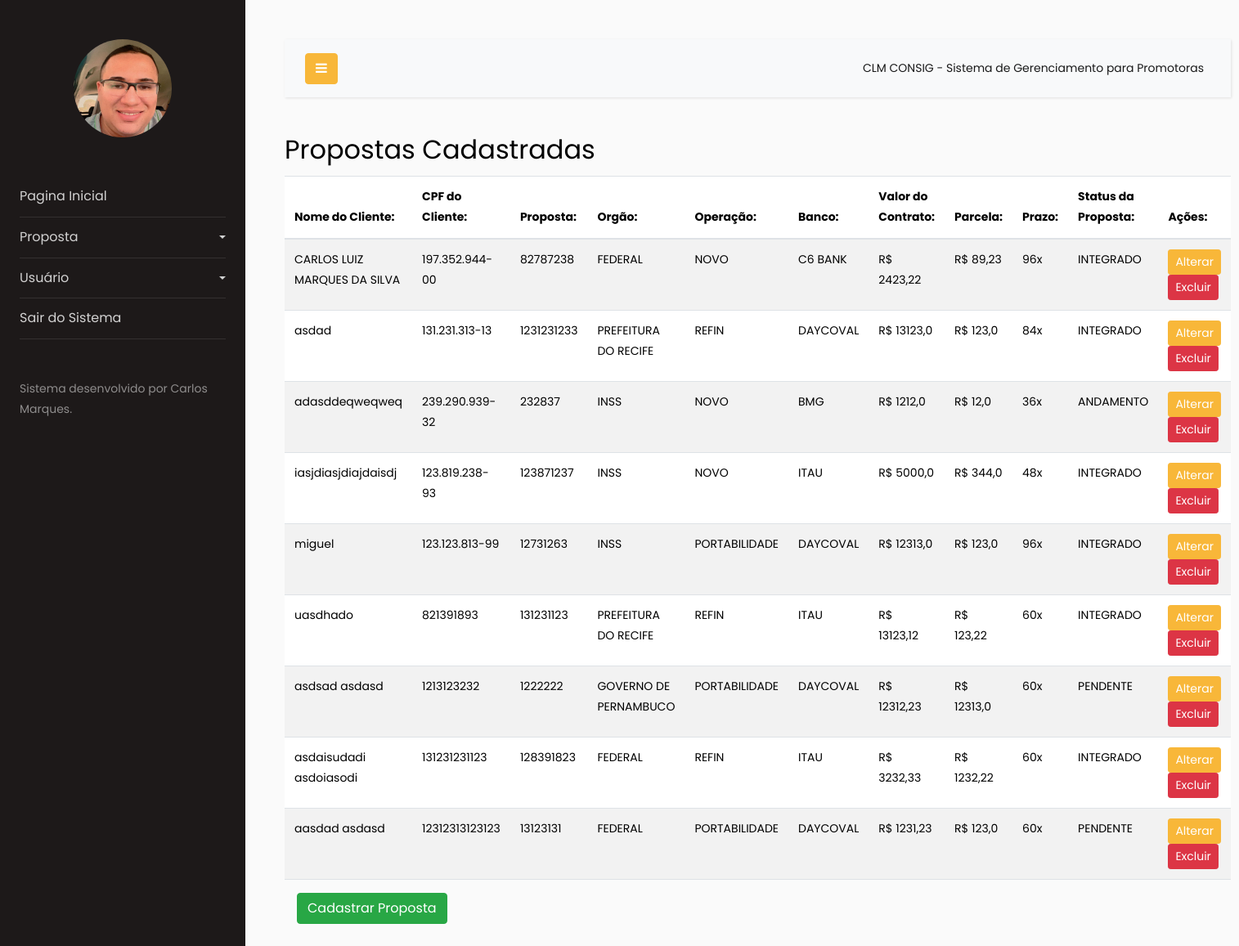
/consultar_proposta/, run on an earlier commit of the app's database.
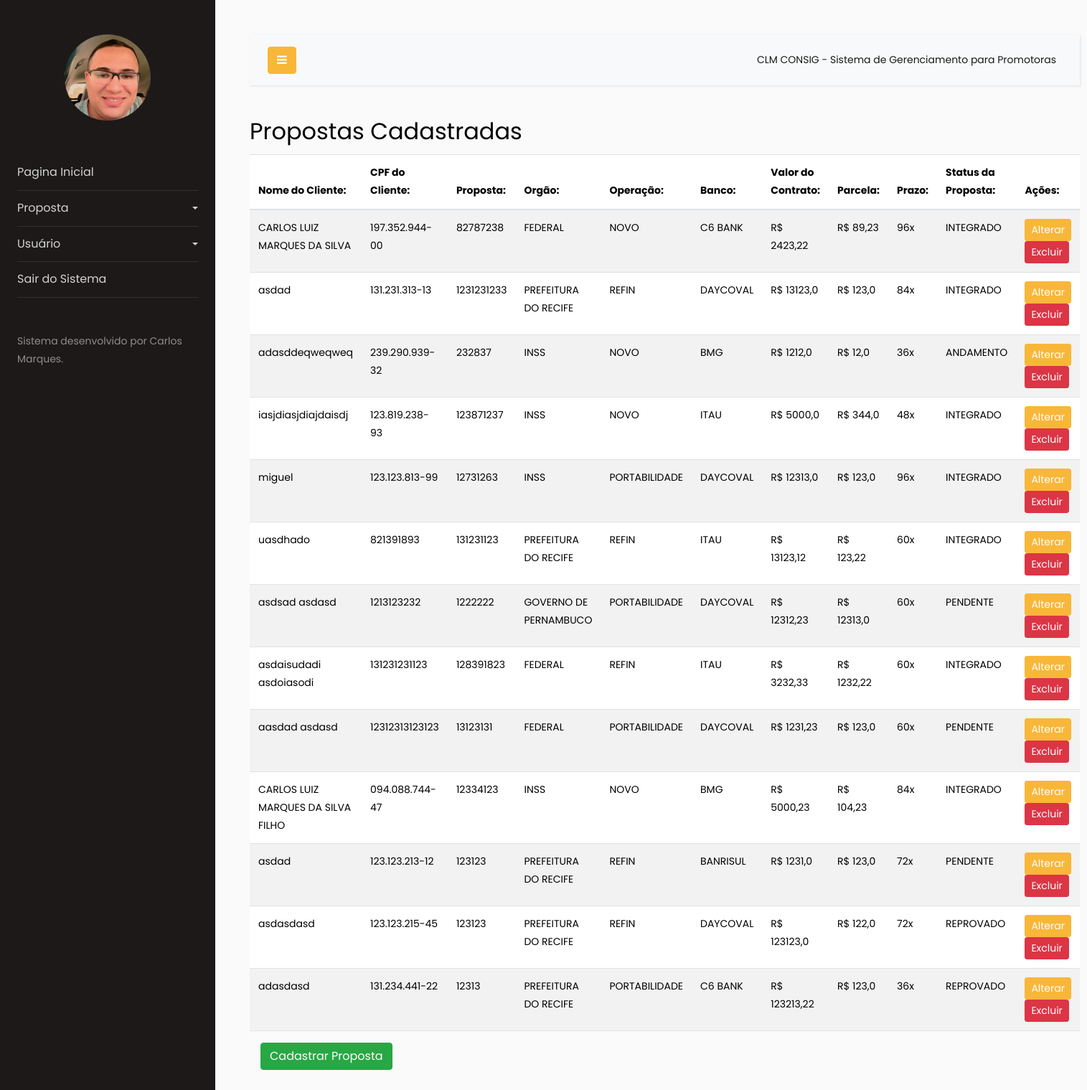
And on a later commit of the database.
### main/models.py (models this page shows, shortened)
class Proposta(models.Model):
    nome = models.CharField(max_length=255)
    cpf = models.CharField(max_length=11)
    proposta = models.CharField(max_length=255)
    ORGAO_CHOICES = [
        ("INSS", "INSS"),
        ("FEDERAL", "FEDERAL"),
        ("PREFEITURA DO RECIFE", "PREFEITURA DO RECIFE"),
        ("GOVERNO DE PERNAMBUCO", "GOVERNO DE PERNAMBUCO"),
        ("EXERCITO", "EXERCITO"),
        ("AERONAUTICA", "AERONAUTICA"),
        ("MARINHA", "MARINHA"),
    ]
    orgao = models.CharField(choices=ORGAO_CHOICES, blank=False, null=False, max_length=60)
    OPERACAO_CHOICES = [
        ("NOVO", "NOVO"),
        ("REFIN", "REFIN"),
        ("PORTABILIDADE", "PORTABILIDADE"),
        ("CARTAO CONSIGNADO", "CARTAO CONSIGNADO"),
        ("CARTAO BENEFICIO", "CARTAO BENEFICIO"),
    ]
    operacao = models.CharField(choices=OPERACAO_CHOICES, blank=False, null=False, max_length=60)
    BANCO_CHOICES = [
        ("BMG", "BMG"),
        ("ITAU", "ITAU"),
        ("DAYCOVAL", "DAYCOVAL"),
        ("C6 BANK", "C6 BANK"),
        ("BANRISUL", "BANRISUL"),
        ("MERCANTIL", "MERCANTIL"),
        ("OLE CONSIGNADO", "OLE CONSIGNADO"),
        ("BRADESCO", "BRADESCO"),
        ("SAFRA", "SAFRA"),
    ]
    banco = models.CharField(choices=BANCO_CHOICES, blank=False, null=False, max_length=60)
    valor = models.FloatField()
    parcela = models.FloatField()
    prazo = models.IntegerField()
    STATUS_CHOICES = [
        ("AND", "ANDAMENTO"),
        ("REP", "REPROVADO"),
        ("INT", "INTEGRADO"),
        ("PEN", "PENDENTE"),
    ]
    status = models.CharField(choices=STATUS_CHOICES, max_length=3, blank=False, null=False)

### main/views.py (the view)
# urls.py: path('consultar_proposta/', views.consultar_proposta, name='consultar_proposta'),
def consultar_proposta(request):
    lista_proposta = Proposta.objects.all()
    return render(request,'consultar/consultar_proposta.html', {'lista_proposta':lista_proposta})

### main/templates/consultar/consultar_proposta.html (shortened to what this page needs)
{% extends "dashboard/index.html" %}
{% block content %}
<!doctype html>
<html lang="en">
  <head>
  </head>
  <body>
    <h2>Propostas Cadastradas</h2>
    <table class="table table-striped">
      <thead>
        <tr>
          <th scope="col">Nome do Cliente:</th>
          <th scope="col">CPF do Cliente:</th>
          <th scope="col">Proposta:</th>
          <th scope="col">Orgão:</th>
          <th scope="col">Operação:</th>
          <th scope="col">Banco:</th>
          <th scope="col">Valor do Contrato:</th>
          <th scope="col">Parcela:</th>
          <th scope="col">Prazo:</th>
          <th scope="col">Status da Proposta:</th>
          <th scope="col">Ações:</th>
        </tr>
      </thead>
      <tbody>
        {% for proposta in lista_proposta %}
          <tr>
            <td>{{ proposta.nome }}</td>
            <td>{{ proposta.cpf }}</td>
            <td>{{ proposta.proposta }}</td>
            <td>{{ proposta.orgao }}</td>
            <td>{{ proposta.operacao }}</td>
            <td>{{ proposta.banco }}</td>
            <td>R$ {{ proposta.valor }}</td>
            <td>R$ {{ proposta.parcela }}</td>
            <td>{{ proposta.prazo }}x</td>
            <td>{{ proposta.status }}</td>
            <td>
              <a href="" class="btn btn-primary btn-sm">Alterar</a>
              <a href="" class="btn btn-danger btn-sm">Excluir</a>
            </td>
          </tr>
        {% empty %}
          <tr>
            <td colspan="11">Nenhuma proposta cadastrada.</td>
          </tr>
        {% endfor %}
      </tbody>
    </table>
    <div class="col-6">
      <form action="http://127.0.0.1:8000/nova_proposta/">
        <button type="submit" class="btn btn-success">Cadastrar Proposta</button>
      </form>
    </div>
  </body>
</html>
{% endblock %}

### main/templates/dashboard/index.html (shortened to what this page needs)
{% load static %}
<!DOCTYPE html>
<html lang="en">
  <head>
    <link rel="stylesheet" href="https://stackpath.bootstrapcdn.com/font-awesome/4.7.0/css/font-awesome.min.css" />
    <link href="https://cdn.jsdelivr.net/npm/bootstrap@5.3.2/dist/css/bootstrap.min.css" rel="stylesheet" />
    <link rel="stylesheet" href="{% static 'dashboard/css/style.css' %}" />
  </head>
  <body>
    <div class="wrapper d-flex align-items-stretch">
      <nav id="sidebar">
        <div class="p-4 pt-5">
          <a href="#" class="img logo rounded-circle mb-5" style="background-image: url({% static 'dashboard/images/logo2.jpg' %});"></a>
          <ul class="list-unstyled components mb-5">
            <li>
              <a href="http://127.0.0.1:8000/noticias/">Pagina Inicial</a>
            </li>
            <li class="">
              <a href="#homeSubmenu" data-toggle="collapse" aria-expanded="false" class="dropdown-toggle">Proposta</a>
            </li>
            <li>
              <a href="#pageSubmenu" data-toggle="collapse" aria-expanded="false" class="dropdown-toggle">Usuário</a>
            </li>
            <li>
              <a href="http://127.0.0.1:8000/logout/">Sair do Sistema</a>
            </li>
          </ul>
          <div class="footer">
            <p>
              Sistema desenvolvido por Carlos Marques.
            </p>
          </div>
        </div>
      </nav>
      <div id="content" class="p-4 p-md-5">
        <nav class="navbar navbar-expand-lg navbar-light bg-light">
          <div class="container-fluid">
            <button type="button" id="sidebarCollapse" class="btn btn-primary">
              <i class="fa fa-bars"></i>
            </button>
            <div class="collapse navbar-collapse" id="navbarSupportedContent">
              <ul class="nav navbar-nav ml-auto">
                <li class="nav-item active">
                  <a class="nav-link" href="#">CLM CONSIG - Sistema de Gerenciamento para Promotoras</a>
                </li>
              </ul>
            </div>
          </div>
        </nav>
        <main>
          {% block content %}
          {% endblock %}
        </main>
      </div>
    </div>
  </body>
</html>

What changed in the data, as far as the page shows it:
added Proposta: nome "CARLOS LUIZ MARQUES DA SILVA FILHO", cpf "094.088.744-47", proposta "12334123", orgao "INSS", operacao "NOVO", banco "BMG", valor "5000,23", parcela "104,23", prazo "84", status "INTEGRADO"
added Proposta: nome "asdad", cpf "123.123.213-12", proposta "123123", orgao "PREFEITURA DO RECIFE", operacao "REFIN", banco "BANRISUL", valor "1231,0", parcela "123,0", prazo "72", status "PENDENTE"
added Proposta: nome "asdasdasd", cpf "123.123.215-45", proposta "123123", orgao "PREFEITURA DO RECIFE", operacao "REFIN", banco "DAYCOVAL", valor "123123,0", parcela "122,0", prazo "72", status "REPROVADO"
added Proposta: nome "adasdasd", cpf "131.234.441-22", proposta "12313", orgao "PREFEITURA DO RECIFE", operacao "PORTABILIDADE", banco "C6 BANK", valor "123213,22", parcela "123,0", prazo "36", status "REPROVADO"
